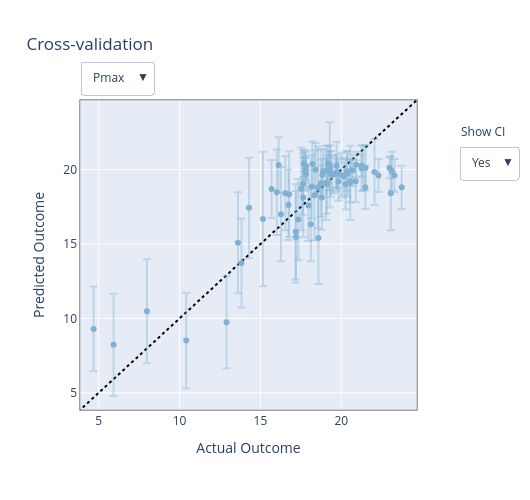

Write notebook code for a chart like this one.
### Code cell
from ax.utils.notebook.plotting import render# for plotting in notebook
from ax.plot.slice import plot_slice
from ax.plot.scatter import interact_fitted 
from ax.adapter.cross_validation import cross_validate
from ax.plot.diagnostic import interact_cross_validation
from sklearn.metrics import r2_score

model = optimizer.ax_client._generation_strategy.adapter  # get the model from the ax client
cv_results = cross_validate(model)

# calculate the r2
observed, predicted = [], []
for i in range(len(cv_results)):
    observed.append(cv_results[i].observed.data.means[0])
    predicted.append(cv_results[i].predicted.means[0])
r2 = r2_score(observed, predicted)
print(f'R2 = {r2}')
render(interact_cross_validation(cv_results))

obj_type = 'Pmax' # objective type
p_idx = 0
for p_idx in range(len(optimizer.params)):
    x = ax.plot.slice.plot_slice(model=model,param_name= optimizer.params[p_idx].name, metric_name= obj_type).data['data'][1]['x']
    y = ax.plot.slice.plot_slice(model=model,param_name=optimizer.params[p_idx].name, metric_name= obj_type).data['data'][1]['y']
    x1 = ax.plot.slice.plot_slice(model=model,param_name= optimizer.params[p_idx].name, metric_name= obj_type).data['data'][0]['x']
    y1 = ax.plot.slice.plot_slice(model=model,param_name= optimizer.params[p_idx].name, metric_name= obj_type).data['data'][0]['y']
    # cut x1 and y1 to the same length as x and y
    x_low = x1[:len(x)]
    y_low = y1[:len(y)]
    x_high = x1[len(x):]
    y_high = y1[len(y):][::-1]

    plt.figure(figsize=(8,6))
    plt.plot(x,y)
    # shade the area between the two curves
    plt.fill_between(x, y_low, y_high, color='C0', alpha=0.5)
    # plt.fill_between(x, y, y_high, color='gray', alpha=0.5)
    plt.plot(data[optimizer.params[p_idx].name],data[obj_type],'C0o')
    plt.xlabel(optimizer.params[p_idx].display_name)
    plt.ylabel(obj_type)
    plt.tight_layout()
    plt.show()
